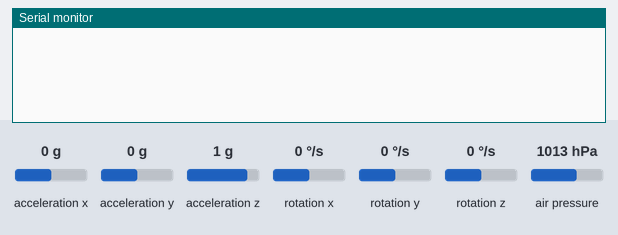
Recording of a sketch running on a simulated Arduino Uno, built with avr-gcc and run on an emulated ATmega328P. Parts: the last lines printed to the serial monitor. The test bench sets the inputs (shaded band); at power-on: air pressure 1013 hPa, acceleration x 0 g, acceleration y 0 g, acceleration z 1 g, rotation x 0 °/s, rotation y 0 °/s, rotation z 0 °/s.

Above: at 1.2 s.
1.3 s: air pressure set to 952 hPa
At 1.9 s:
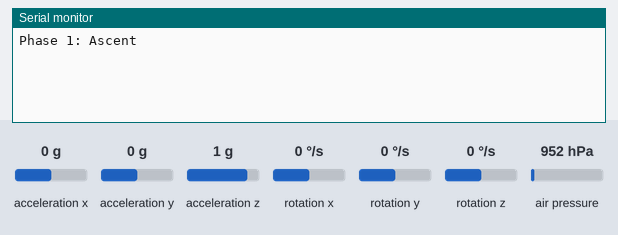
2.8 s: air pressure set to 975 hPa
At 4.0 s:
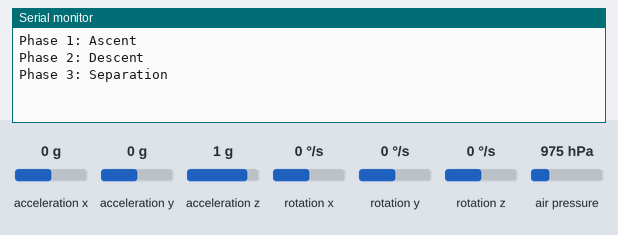
4.5 s: air pressure set to 1000 hPa
At 4.67 s:
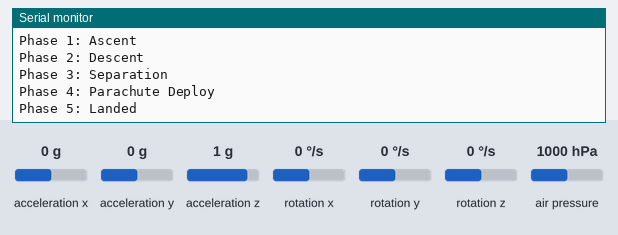

The sketch:

with-acceleration-phase-transitions.ino
```cpp
#include <Adafruit_BMP3XX.h>
#include <Adafruit_Sensor.h>
#include <MPU6050.h>
#include <Wire.h>

// Create instances of the sensors
Adafruit_BMP3XX bmp;
MPU6050 mpu;

// Define phase constants
#define PRE_LAUNCH 0
#define ASCENT 1
#define DESCENT 2
#define SEPARATION 3
#define PARACHUTE_DEPLOY 4
#define LANDED 5

// Thresholds
#define ASCENT_ALTITUDE_THRESHOLD 100 // Altitude increase threshold for ascent
#define DESCENT_ALTITUDE_CHANGE 3     // Altitude decrease threshold for descent
#define DESCENT_ALTITUDE_LIMIT 500    // Altitude limit for separation
#define SEPARATION_ALTITUDE_LIMIT 200 // Altitude limit for parachute deploy
#define LANDING_VELOCITY_THRESHOLD 1  // Velocity threshold to confirm landing

// Variables
int state = PRE_LAUNCH;
float previousAltitude;
bool isLanded = false;

void setup() {
    Serial.begin(9600);

    // Initialize BMP390
    if (!bmp.begin()) {
        Serial.println("Could not find a valid BMP390 sensor, check wiring!");
        while (1)
            ;
    }
    bmp.setTemperatureOversampling(BMP3_OVERSAMPLING_8X);
    bmp.setPressureOversampling(BMP3_OVERSAMPLING_4X);
    bmp.setIIRFilterCoeff(BMP3_IIR_FILTER_COEFF_3);
    bmp.setOutputDataRate(BMP3_ODR_50_HZ);

    // Initialize MPU6050
    Wire.begin();
    mpu.initialize();
    if (!mpu.testConnection()) {
        Serial.println("MPU6050 connection failed!");
        while (1)
            ;
    }

    previousAltitude = bmp.readAltitude(1013.25); // Sea level pressure in hPa
}

void loop() {
    float currentAltitude = bmp.readAltitude(1013.25);
    float altitudeChange = currentAltitude - previousAltitude;

    // Read accelerometer values
    int16_t ax, ay, az;
    mpu.getAcceleration(&ax, &ay, &az);
    float acceleration = sqrt(sq(ax) + sq(ay) + sq(az)) / 16384.0; // Convert to 'g'

    switch (state) {
    case PRE_LAUNCH:
        if (altitudeChange > ASCENT_ALTITUDE_THRESHOLD) {
            state = ASCENT;
            Serial.println("Phase 1: Ascent");
        }
        break;

    case ASCENT:
        if (altitudeChange < -DESCENT_ALTITUDE_CHANGE) {
            state = DESCENT;
            Serial.println("Phase 2: Descent");
        }
        break;

    case DESCENT:
        if (currentAltitude < DESCENT_ALTITUDE_LIMIT) {
            state = SEPARATION;
            Serial.println("Phase 3: Separation");
        }
        break;

    case SEPARATION:
        if (currentAltitude < SEPARATION_ALTITUDE_LIMIT) {
            state = PARACHUTE_DEPLOY;
            Serial.println("Phase 4: Parachute Deploy");
        }
        break;

    case PARACHUTE_DEPLOY:
        if (acceleration < LANDING_VELOCITY_THRESHOLD) {
            isLanded = true;
        }
        if (isLanded) {
            state = LANDED;
            Serial.println("Phase 5: Landed");
        }
        break;

    case LANDED:
        Serial.println("Rocket has landed safely.");
        // Execute landing procedures, e.g., save data, end telemetry
        saveData();
        turnOnBuzzer();
        endTelemetry();
        break;
    }

    previousAltitude = currentAltitude;
    delay(100); // Delay for sensor reading stabilization
}

void saveData() {
    // Implement data saving logic here
    Serial.println("Data saved to SD card.");
}

void turnOnBuzzer() {
    // Implement buzzer activation logic here
    Serial.println("Buzzer activated.");
}

void endTelemetry() {
    // Implement telemetry ending logic here
    Serial.println("Telemetry ended.");
}
```

Measured:
- after the input at 1.3 s, the serial monitor: prints a new line after 0.05 s (image 1)
- after the input at 2.8 s, the serial monitor: prints a new line after 0.10 s (image 2)
- after the input at 4.5 s, the serial monitor: prints a new line after 0.06 s (image 3)
